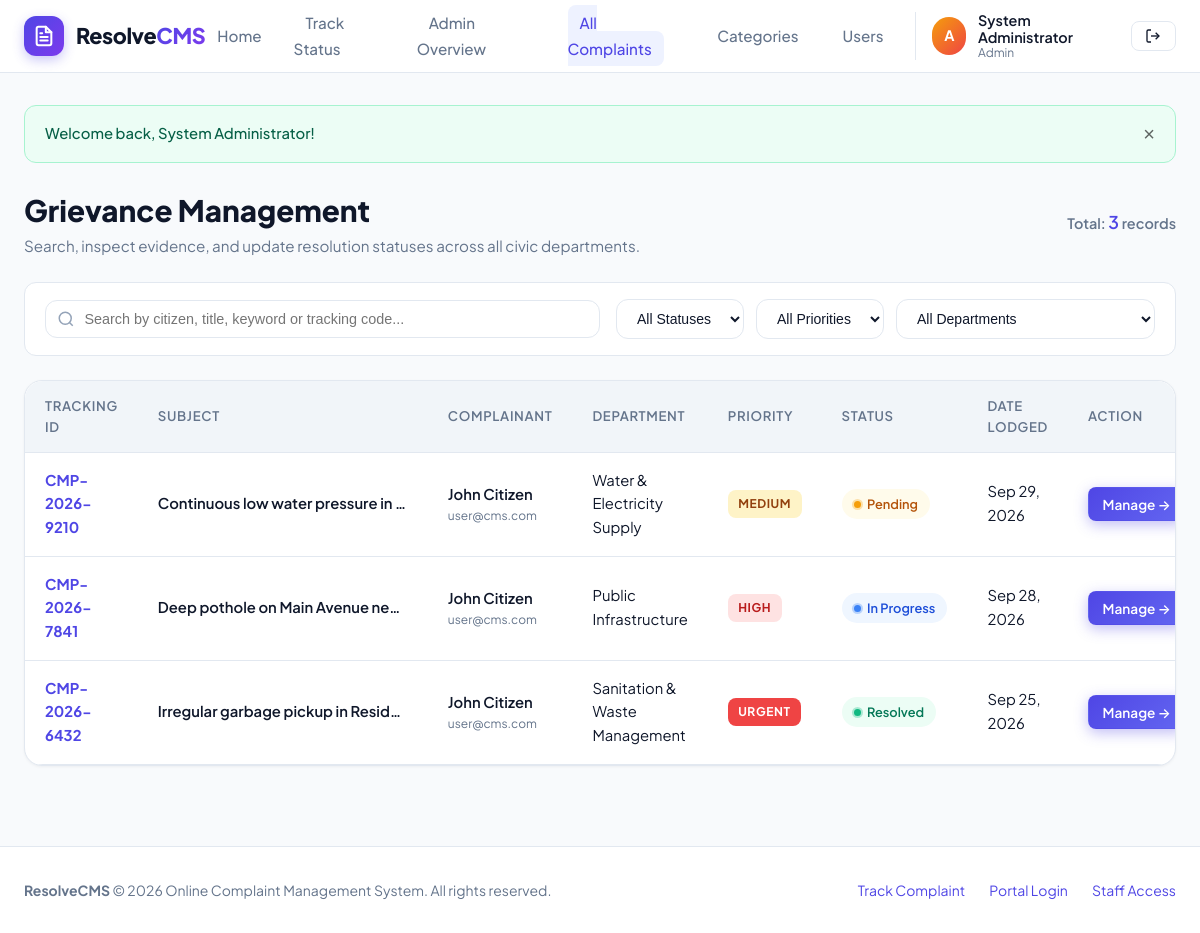
/admin/complaints.php (signed in), run on the app's committed database.
### tables this page shows
CREATE TABLE `complaints` (
  `id` INT AUTO_INCREMENT PRIMARY KEY,
  `tracking_code` VARCHAR(30) NOT NULL UNIQUE,
  `user_id` INT NOT NULL,
  `category_id` INT DEFAULT NULL,
  `title` VARCHAR(200) NOT NULL,
  `description` TEXT NOT NULL,
  `priority` ENUM('Low', 'Medium', 'High', 'Urgent') DEFAULT 'Medium',
  `status` ENUM('Pending', 'In Progress', 'Resolved', 'Rejected') DEFAULT 'Pending',
  `attachment_path` VARCHAR(255) DEFAULT NULL,
  `attachment_name` VARCHAR(255) DEFAULT NULL,
  `admin_remarks` TEXT DEFAULT NULL,
  `created_at` TIMESTAMP DEFAULT CURRENT_TIMESTAMP,
  `updated_at` TIMESTAMP DEFAULT CURRENT_TIMESTAMP ON UPDATE CURRENT_TIMESTAMP,
  CONSTRAINT `fk_complaint_user` FOREIGN KEY (`user_id`) REFERENCES `users` (`id`) ON DELETE CASCADE,
  CONSTRAINT `fk_complaint_category` FOREIGN KEY (`category_id`) REFERENCES `categories` (`id`) ON DELETE SET NULL
);

CREATE TABLE `users` (
  `id` INT AUTO_INCREMENT PRIMARY KEY,
  `name` VARCHAR(100) NOT NULL,
  `email` VARCHAR(150) NOT NULL UNIQUE,
  `password` VARCHAR(255) NOT NULL,
  `phone` VARCHAR(20) DEFAULT NULL,
  `address` TEXT DEFAULT NULL,
  `role` ENUM('user', 'admin') DEFAULT 'user',
  `created_at` TIMESTAMP DEFAULT CURRENT_TIMESTAMP
);

CREATE TABLE `categories` (
  `id` INT AUTO_INCREMENT PRIMARY KEY,
  `name` VARCHAR(100) NOT NULL,
  `description` VARCHAR(255) DEFAULT NULL,
  `created_at` TIMESTAMP DEFAULT CURRENT_TIMESTAMP
);

### admin/complaints.php (the view, shortened to what this page needs)
<?php
require_once __DIR__ . '/../config/db.php';
$db = getDB();
$search = trim($_GET['q'] ?? '');
$statusFilter = trim($_GET['status'] ?? 'ALL');
$priorityFilter = trim($_GET['priority'] ?? 'ALL');
$categoryFilter = trim($_GET['category'] ?? 'ALL');
$query = "SELECT c.*, cat.name as category_name, u.name as user_name, u.email as user_email
          FROM complaints c
          LEFT JOIN categories cat ON c.category_id = cat.id
          LEFT JOIN users u ON c.user_id = u.id
          WHERE 1=1";
$params = [];
$query .= " ORDER BY c.created_at DESC";
$stmt = $db->prepare($query);
$stmt->execute($params);
$complaints = $stmt->fetchAll();
require_once __DIR__ . '/../includes/header.php';
?>
<div style="display: flex; justify-content: space-between; align-items: center; margin-bottom: 1.5rem; flex-wrap: wrap; gap: 1rem;">
    <div>
        <h1 style="font-size: 1.85rem; font-weight: 800; color: var(--text-main);">Grievance Management</h1>
        <p style="color: var(--text-muted); font-size: 0.95rem;">Search, inspect evidence, and update resolution statuses across all civic departments.</p>
    </div>
    <div style="font-size: 0.9rem; font-weight: 600; color: var(--text-muted);">
        Total: <span style="color: var(--primary); font-size: 1.1rem;"><?= count($complaints) ?></span> records
    </div>
</div>
<form action="<?= BASE_URL ?>admin/complaints.php" method="GET" class="filter-toolbar">
    <div class="search-input-group">
        <svg viewBox="0 0 24 24" fill="none" stroke="currentColor" stroke-width="2">
            <circle cx="11" cy="11" r="8"></circle>
            <line x1="21" y1="21" x2="16.65" y2="16.65"></line>
        </svg>
        <input type="text" id="liveTableSearch" name="q" placeholder="Search by citizen, title, keyword or tracking code..." value="<?= htmlspecialchars($search) ?>">
    </div>
    <div class="filter-selects">
        <select name="status" id="statusFilter" onchange="this.form.submit()">
            <option value="ALL" <?= $statusFilter === 'ALL' ? 'selected' : '' ?>>All Statuses</option>
        </select>
        <select name="priority" id="priorityFilter" onchange="this.form.submit()">
            <option value="ALL" <?= $priorityFilter === 'ALL' ? 'selected' : '' ?>>All Priorities</option>
        </select>
        <select name="category" onchange="this.form.submit()">
            <option value="ALL" <?= $categoryFilter === 'ALL' ? 'selected' : '' ?>>All Departments</option>
        </select>
    </div>
</form>
<div class="card">
    <div class="card-body" style="padding: 0;">
        <?php if (empty($complaints)): ?>
            <div class="empty-state">
                <svg class="empty-state-icon" viewBox="0 0 24 24" fill="none" stroke="currentColor" stroke-width="1.5">
                    <circle cx="11" cy="11" r="8"></circle>
                    <line x1="21" y1="21" x2="16.65" y2="16.65"></line>
                </svg>
                <h4>No complaints found</h4>
                <p>No complaints matched your search filter parameters.</p>
                <a href="<?= BASE_URL ?>admin/complaints.php" class="btn btn-secondary">Clear Filters</a>
            </div>
        <?php else: ?>
            <div class="table-responsive">
                <table class="table" id="complaintsTable">
                    <thead>
                        <tr>
                            <th>Tracking ID</th>
                            <th>Subject</th>
                            <th>Complainant</th>
                            <th>Department</th>
                            <th>Priority</th>
                            <th>Status</th>
                            <th>Date Lodged</th>
                            <th>Action</th>
                        </tr>
                    </thead>
                    <tbody>
                        <?php foreach ($complaints as $c): ?>
                            <tr data-status="<?= htmlspecialchars($c['status']) ?>" data-priority="<?= htmlspecialchars($c['priority']) ?>">
                                <td>
                                    <strong style="color: var(--primary);"><?= htmlspecialchars($c['tracking_code']) ?></strong>
                                </td>
                                <td>
                                    <div style="font-weight: 600; color: var(--text-main); max-width: 250px; overflow: hidden; text-overflow: ellipsis; white-space: nowrap;">
                                        <?= htmlspecialchars($c['title']) ?>
                                    </div>
                                </td>
                                <td>
                                    <div style="font-weight: 600;"><?= htmlspecialchars($c['user_name']) ?></div>
                                    <div style="font-size: 0.75rem; color: var(--text-muted);"><?= htmlspecialchars($c['user_email']) ?></div>
                                </td>
                                <td><?= htmlspecialchars($c['category_name'] ?? 'General') ?></td>
                                <td><?= getPriorityBadge($c['priority']) ?></td>
                                <td><?= getStatusBadge($c['status']) ?></td>
                                <td><?= date('M d, Y', strtotime($c['created_at'])) ?></td>
                                <td>
                                    <a href="<?= BASE_URL ?>admin/complaint_details.php?id=<?= $c['id'] ?>" class="btn btn-primary btn-sm">
                                        Manage &rarr;
                                    </a>
                                </td>
                            </tr>
                        <?php endforeach; ?>
                    </tbody>
                </table>
            </div>
        <?php endif; ?>
    </div>
</div>
<?php require_once __DIR__ . '/../includes/footer.php'; ?>

### config/db.php (shortened to what this page needs)
<?php
function getFlash() {
    if (isset($_SESSION['flash'])) {
        $flash = $_SESSION['flash'];
        return $flash;
    }
    return null;
}
function renderFlash() {
    $flash = getFlash();
    if ($flash) {
        $icons = [
            'success' => '<svg class="icon" viewBox="0 0 24 24" fill="none" stroke="currentColor" stroke-width="2"><path d="M22 11.08V12a10 10 0 1 1-5.93-9.14"/><polyline points="22 4 12 14.01 9 11.01"/></svg>',
            'danger'  => '<svg class="icon" viewBox="0 0 24 24" fill="none" stroke="currentColor" stroke-width="2"><circle cx="12" cy="12" r="10"/><line x1="15" y1="9" x2="9" y2="15"/><line x1="9" y1="9" x2="15" y2="15"/></svg>',
            'warning' => '<svg class="icon" viewBox="0 0 24 24" fill="none" stroke="currentColor" stroke-width="2"><path d="m21.73 18-8-14a2 2 0 0 0-3.48 0l-8 14A2 2 0 0 0 4 21h16a2 2 0 0 0 1.73-3Z"/><line x1="12" y1="9" x2="12" y2="13"/><line x1="12" y1="17" x2="12.01" y2="17"/></svg>',
            'info'    => '<svg class="icon" viewBox="0 0 24 24" fill="none" stroke="currentColor" stroke-width="2"><circle cx="12" cy="12" r="10"/><line x1="12" y1="16" x2="12" y2="12"/><line x1="12" y1="8" x2="12.01" y2="8"/></svg>'
        ];
        $type = $flash['type'];
        $icon = $icons[$type] ?? $icons['info'];
        echo '<div class="alert alert-' . htmlspecialchars($type) . '">
            ' . $icon . '
            <span>' . htmlspecialchars($flash['message']) . '</span>
            <button type="button" class="alert-close" onclick="this.parentElement.remove();">&times;</button>
        </div>';
    }
}
function getStatusBadge($status) {
    $map = [
        'Pending'     => ['class' => 'badge-pending', 'label' => 'Pending', 'dot' => 'dot-amber'],
        'In Progress' => ['class' => 'badge-progress', 'label' => 'In Progress', 'dot' => 'dot-blue'],
        'Resolved'    => ['class' => 'badge-resolved', 'label' => 'Resolved', 'dot' => 'dot-emerald'],
        'Rejected'    => ['class' => 'badge-rejected', 'label' => 'Rejected', 'dot' => 'dot-rose'],
    ];
    $info = $map[$status] ?? ['class' => 'badge-neutral', 'label' => $status, 'dot' => 'dot-slate'];
    return '<span class="status-badge ' . $info['class'] . '"><span class="badge-dot ' . $info['dot'] . '"></span>' . htmlspecialchars($info['label']) . '</span>';
}
function getPriorityBadge($priority) {
    $map = [
        'Low'    => 'priority-low',
        'Medium' => 'priority-medium',
        'High'   => 'priority-high',
        'Urgent' => 'priority-urgent',
    ];
    $cls = $map[$priority] ?? 'priority-medium';
    return '<span class="priority-badge ' . $cls . '">' . htmlspecialchars($priority) . '</span>';
}

### data on the page
complaints: tracking_code "CMP-2026-9210", title "Continuous low water pressure in…", user.name "John Citizen", user.email "user@cms.com", category.name "Water & Electricity Supply", priority "MEDIUM", status "Pending", created_at "Sep 29, 2026"
complaints: tracking_code "CMP-2026-7841", title "Deep pothole on Main Avenue ne…", user.name "John Citizen", user.email "user@cms.com", category.name "Public Infrastructure", priority "HIGH", status "In Progress", created_at "Sep 28, 2026"
complaints: tracking_code "CMP-2026-6432", title "Irregular garbage pickup in Resid…", user.name "John Citizen", user.email "user@cms.com", category.name "Sanitation & Waste Management", priority "URGENT", status "Resolved", created_at "Sep 25, 2026"

### other printed values
$user['name'] "System Administrator"
$flash['message'] "Welcome back, System Administrator!"
count($complaints) "3"
